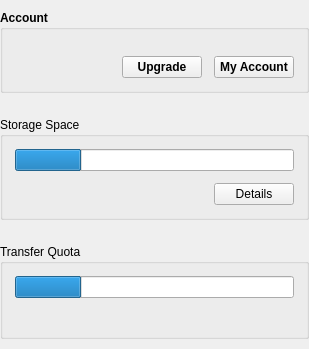
     <widget class="QWidget" name="pAccount">
      <property name="sizePolicy">
       <sizepolicy hsizetype="Preferred" vsizetype="Maximum">
        <horstretch>0</horstretch>
        <verstretch>0</verstretch>
       </sizepolicy>
      </property>
      <layout class="QVBoxLayout" name="pAccountLayout" stretch="0,0,0,1">
       <property name="spacing">
        <number>24</number>
       </property>
       <property name="leftMargin">
        <number>0</number>
       </property>
       <property name="topMargin">
        <number>10</number>
       </property>
       <property name="rightMargin">
        <number>0</number>
       </property>
       <property name="bottomMargin">
        <number>0</number>
       </property>
       <item>
        <widget class="QGroupBox" name="gAccountDetails">
         <property name="sizePolicy">
          <sizepolicy hsizetype="Preferred" vsizetype="Preferred">
           <horstretch>0</horstretch>
           <verstretch>0</verstretch>
          </sizepolicy>
         </property>
         <property name="font">
          <font>
           <bold>true</bold>
          </font>
         </property>
         <property name="title">
          <string>Account</string>
         </property>
         <property name="type" stdset="0">
          <string notr="true">mega</string>
         </property>
         <layout class="QVBoxLayout" name="verticalLayout_3">
          <property name="leftMargin">
           <number>12</number>
          </property>
          <property name="topMargin">
           <number>12</number>
          </property>
          <property name="rightMargin">
           <number>12</number>
          </property>
          <property name="bottomMargin">
           <number>12</number>
          </property>
          <item>
           <layout class="QHBoxLayout" name="horizontalLayout_4">
            <property name="spacing">
             <number>12</number>
            </property>
            <item>
             <widget class="AvatarWidget" name="wAvatar" native="true">
              <property name="minimumSize">
               <size>
                <width>36</width>
                <height>36</height>
               </size>
              </property>
              <property name="maximumSize">
               <size>
                <width>36</width>
                <height>36</height>
               </size>
              </property>
             </widget>
            </item>
            <item>
             <layout class="QVBoxLayout" name="verticalLayout">
              <property name="spacing">
               <number>0</number>
              </property>
              <item>
               <layout class="QHBoxLayout" name="horizontalLayout_3">
                <item>
                 <widget class="QLabel" name="lName">
                  <property name="textFormat">
                   <enum>Qt::PlainText</enum>
                  </property>
                 </widget>
                </item>
                <item>
                 <widget class="QPushButton" name="lAccountType">
                  <property name="sizePolicy">
                   <sizepolicy hsizetype="MinimumExpanding" vsizetype="Fixed">
                    <horstretch>0</horstretch>
                    <verstretch>0</verstretch>
                   </sizepolicy>
                  </property>
                  <property name="icon">
                   <iconset resource="../Resources_common.qrc">
                    <normaloff>:/images/Small_Free.png</normaloff>:/images/Small_Free.png</iconset>
                  </property>
                  <property name="iconSize">
                   <size>
                    <width>12</width>
                    <height>12</height>
                   </size>
                  </property>
                  <property name="autoDefault">
                   <bool>false</bool>
                  </property>
                  <property name="flat">
                   <bool>true</bool>
                  </property>
                 </widget>
                </item>
               </layout>
              </item>
              <item>
               <widget class="QLabel" name="lEmail"/>
              </item>
             </layout>
            </item>
            <item>
             <layout class="QVBoxLayout" name="verticalLayout_14">
              <item>
               <spacer name="verticalSpacer_9">
                <property name="orientation">
                 <enum>Qt::Vertical</enum>
                </property>
                <property name="sizeHint" stdset="0">
                 <size>
                  <width>20</width>
                  <height>0</height>
                 </size>
                </property>
               </spacer>
              </item>
              <item>
               <layout class="QHBoxLayout" name="horizontalLayout">
                <item>
                 <widget class="QPushButton" name="bUpgrade">
                  <property name="sizePolicy">
                   <sizepolicy hsizetype="Preferred" vsizetype="Fixed">
                    <horstretch>0</horstretch>
                    <verstretch>0</verstretch>
                   </sizepolicy>
                  </property>
                  <property name="minimumSize">
                   <size>
                    <width>0</width>
                    <height>0</height>
                   </size>
                  </property>
                  <property name="maximumSize">
                   <size>
                    <width>16777215</width>
                    <height>16777215</height>
                   </size>
                  </property>
                  <property name="cursor">
                   <cursorShape>PointingHandCursor</cursorShape>
                  </property>
                  <property name="focusPolicy">
                   <enum>Qt::StrongFocus</enum>
                  </property>
                  <property name="text">
                   <string>Upgrade</string>
                  </property>
                  <property name="autoDefault">
                   <bool>false</bool>
                  </property>
                  <property name="type" stdset="0">
                   <string notr="true">secondary</string>
                  </property>
                  <property name="dimension" stdset="0">
                   <string notr="true">small</string>
                  </property>
                 </widget>
                </item>
                <item>
                 <widget class="QPushButton" name="bMyAccount">
                  <property name="sizePolicy">
                   <sizepolicy hsizetype="Preferred" vsizetype="Fixed">
                    <horstretch>0</horstretch>
                    <verstretch>0</verstretch>
                   </sizepolicy>
                  </property>
                  <property name="minimumSize">
                   <size>
                    <width>0</width>
                    <height>0</height>
                   </size>
                  </property>
                  <property name="maximumSize">
                   <size>
                    <width>16777215</width>
                    <height>16777215</height>
                   </size>
                  </property>
                  <property name="cursor">
                   <cursorShape>PointingHandCursor</cursorShape>
                  </property>
                  <property name="text">
                   <string>My Account</string>
                  </property>
                  <property name="autoDefault">
                   <bool>false</bool>
                  </property>
                  <property name="type" stdset="0">
                   <string notr="true">secondary</string>
                  </property>
                  <property name="dimension" stdset="0">
                   <string notr="true">small</string>
                  </property>
                 </widget>
                </item>
               </layout>
              </item>
             </layout>
            </item>
           </layout>
          </item>
         </layout>
        </widget>
       </item>
       <item>
        <widget class="QGroupBox" name="gStorageSpace">
         <property name="sizePolicy">
          <sizepolicy hsizetype="Preferred" vsizetype="Preferred">
           <horstretch>0</horstretch>
           <verstretch>0</verstretch>
          </sizepolicy>
         </property>
         <property name="title">
          <string>Storage Space</string>
         </property>
         <property name="type" stdset="0">
          <string notr="true">mega</string>
         </property>
         <layout class="QVBoxLayout" name="gStorageSpaceLayout">
          <property name="spacing">
           <number>12</number>
          </property>
          <property name="leftMargin">
           <number>12</number>
          </property>
          <property name="topMargin">
           <number>12</number>
          </property>
          <property name="rightMargin">
           <number>12</number>
          </property>
          <property name="bottomMargin">
           <number>12</number>
          </property>
          <item>
           <widget class="QProgressBar" name="pStorageQuota">
            <property name="focusPolicy">
             <enum>Qt::StrongFocus</enum>
            </property>
            <property name="value">
             <number>24</number>
            </property>
            <property name="textVisible">
             <bool>false</bool>
            </property>
           </widget>
          </item>
          <item>
           <layout class="QHBoxLayout" name="storageSpaceTextLayout">
            <item>
             <widget class="QLabel" name="lStorage">
              <property name="focusPolicy">
               <enum>Qt::StrongFocus</enum>
              </property>
              <property name="text">
               <string notr="true"/>
              </property>
             </widget>
            </item>
            <item>
             <spacer name="hStorage">
              <property name="orientation">
               <enum>Qt::Horizontal</enum>
              </property>
              <property name="sizeType">
               <enum>QSizePolicy::Expanding</enum>
              </property>
              <property name="sizeHint" stdset="0">
               <size>
                <width>0</width>
                <height>0</height>
               </size>
              </property>
             </spacer>
            </item>
            <item>
             <widget class="QPushButton" name="bStorageDetails">
              <property name="sizePolicy">
               <sizepolicy hsizetype="Preferred" vsizetype="Fixed">
                <horstretch>0</horstretch>
                <verstretch>0</verstretch>
               </sizepolicy>
              </property>
              <property name="minimumSize">
               <size>
                <width>0</width>
                <height>0</height>
               </size>
              </property>
              <property name="maximumSize">
               <size>
                <width>16777215</width>
                <height>16777215</height>
               </size>
              </property>
              <property name="cursor">
               <cursorShape>PointingHandCursor</cursorShape>
              </property>
              <property name="text">
               <string>Details</string>
              </property>
              <property name="autoDefault">
               <bool>false</bool>
              </property>
              <property name="type" stdset="0">
               <string notr="true">secondary</string>
              </property>
              <property name="dimension" stdset="0">
               <string notr="true">small</string>
              </property>
             </widget>
            </item>
           </layout>
          </item>
         </layout>
        </widget>
       </item>
       <item>
        <widget class="QGroupBox" name="gBandwidthQuota">
         <property name="title">
          <string>Transfer Quota</string>
         </property>
         <property name="type" stdset="0">
          <string notr="true">mega</string>
         </property>
         <layout class="QVBoxLayout" name="gBandwidthQuotaLayout">
          <property name="spacing">
           <number>12</number>
          </property>
          <property name="leftMargin">
           <number>12</number>
          </property>
          <property name="topMargin">
           <number>12</number>
          </property>
          <property name="rightMargin">
           <number>12</number>
          </property>
          <property name="bottomMargin">
           <number>12</number>
          </property>
          <item>
           <widget class="QProgressBar" name="pTransferQuota">
            <property name="focusPolicy">
             <enum>Qt::StrongFocus</enum>
            </property>
            <property name="value">
             <number>24</number>
            </property>
            <property name="textVisible">
             <bool>false</bool>
            </property>
           </widget>
          </item>
          <item>
           <layout class="QHBoxLayout" name="transferQuotaTextLayout">
            <item>
             <widget class="QLabel" name="lBandwidth"/>
            </item>
            <item>
             <widget class="QLabel" name="lBandwidthFree"/>
            </item>
            <item>
             <spacer name="horizontalSpacer_2">
              <property name="orientation">
               <enum>Qt::Horizontal</enum>
              </property>
              <property name="sizeHint" stdset="0">
               <size>
                <width>0</width>
                <height>0</height>
               </size>
              </property>
             </spacer>
            </item>
           </layout>
          </item>
         </layout>
        </widget>
       </item>
       <item>
        <spacer name="verticalSpacer_3">
         <property name="orientation">
          <enum>Qt::Vertical</enum>
         </property>
         <property name="sizeType">
          <enum>QSizePolicy::Expanding</enum>
         </property>
         <property name="sizeHint" stdset="0">
          <size>
           <width>20</width>
           <height>10</height>
          </size>
         </property>
        </spacer>
       </item>
      </layout>
     </widget>
